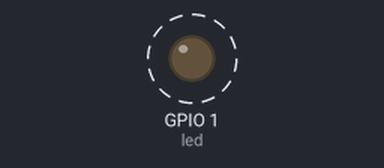
This program was run on a simulated ESP32 board running MicroPython. Parts: output pins drawn as LEDs (lit = HIGH). Dashed ring = blinking. Files the program writes start out absent; what the program prints to the serial console is not drawn.

Above: at 0.02 s.
Timing chart, 0 to 3.0 s (numbered marks = the images above):
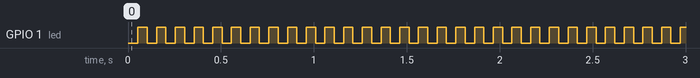

Measured:
- by itself, GPIO 1 (led): alternates HIGH for 0.05 s and LOW for 0.05 s

The program:

sender.py
```python
# Sender
# 通过串口发送数据

import uos
import time
import machine
from machine import UART, Pin

# UART
TX = 17
RX = 18
uart = UART(1, baudrate=115200, tx=TX, rx=RX, rxbuf=1024, txbuf=8192)


# SD 卡初始化
def init_sd():
    try:
        sd = machine.SDCard(slot=2, width=8, sck=12, miso=13, mosi=11, cs=2)
        vfs = uos.VfsFat(sd)
        uos.mount(vfs, "/sd")
        print(f"挂载 SD 后的系统目录:{uos.listdir()}\n{uos.listdir('/sd')}")
        return sd
    except Exception as e:
        print("SD 挂载失败:", e)
        return None


# 挂载 SD 卡
sd = init_sd()

# 日志文件
filename = f"/sd/send_log_{len(uos.listdir('/sd'))}.txt"


# LED
# 初始化LED
class LED:
    def __init__(self, pin, value=1):
        """
        LED
        :param pin: GPIO引脚编号
        :param value: 初始值，1为高电平（灭），0为低电平（亮）
        """
        self.led = Pin(pin, Pin.OUT, value=value)

    def on(self):
        """打开LED（低电平）"""
        self.led.value(0)

    def off(self):
        """关闭LED（高电平）"""
        self.led.value(1)

    def value(self, val=None):
        """设置或获取LED状态"""
        if val is not None:
            self.led.value(val)
        return self.led.value()

    def toggle(self):
        """切换LED状态"""
        self.led.value(not self.led.value())

    def blink(self, duration=500, times=1):
        """
        LED闪烁
        :param duration: 闪烁间隔时间（毫秒）
        :param times: 闪烁次数
        """
        for _ in range(times):
            self.toggle()  # 切换状态（亮→灭 或 灭→亮）
            time.sleep_ms(duration)
            self.toggle()  # 切换回原状态
            time.sleep_ms(duration)


led = LED(1, value=1)


def run():
    if sd is None:
        return
    # 主循环
    try:
        with open(filename, "a") as f:
            while True:
                msg = b"MCU+123456789\r\n"
                uart.write(msg)
                f.write(msg)
                f.flush()
                led.toggle()
                time.sleep(0.05)  # 20Hz
    except Exception as e:
        print("SD 写入错误:", e)


# 当作为主模块运行时，启动系统
if __name__ == "__main__":
    run()
```
